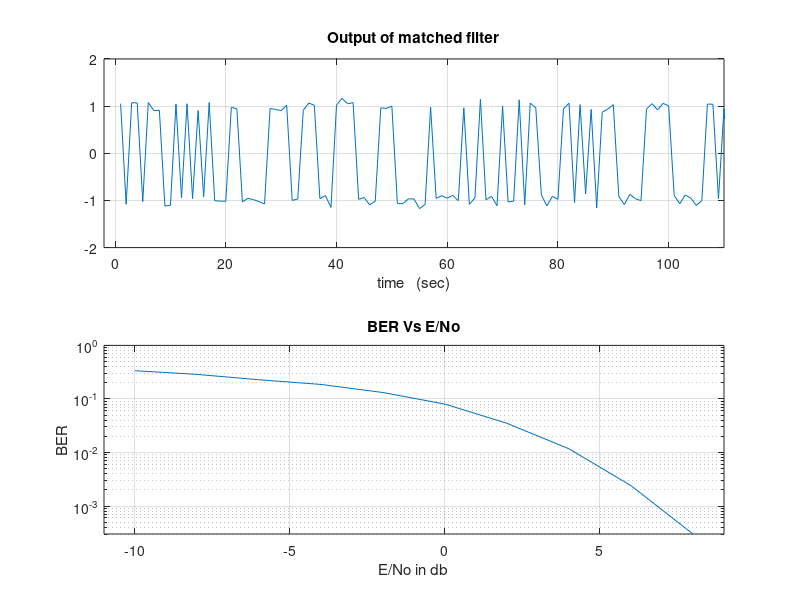

MATLAB code for this plot:
N=10000; % Number of input bits
sent_bits=randi([0,1],1,N); %Input Bit Stream
A=1; %amplitude of S(t)
T=1; %duration of S(t)
S = ones(1,T)*A; %rectangular pulse
E = norm(S)^2; %S(t) Energy
h=fliplr(S); %matched filter
bits=(2*sent_bits-1); 
g=kron(bits,S);  %Signal that represents bit stream
 

snr_db= 20;
No=(E ./(10.^(snr_db/10)));
w=randn(1,length(g))*sqrt(No/2); %add noise 
r=g+w; %received signal
output_h=conv(r,h);   %matched filter for r by convolution 

%Plot output of the receive filter at snr_db = 20  for 5 bits
subplot(2,1,1); 
plot(output_h);
axis([-2 110 -2 2]);
grid on;
title('Output of matched filter');
xlabel('time   (sec)') 


z=sign(output_h(T:T:end)); %sampling at T & using thresholding operation
decodedBits=(z+1)/2; %Decoded Bits

%Calculate number of wrong bits
cnt=0;
  for i=1:N
       if (sent_bits(i)~=decodedBits(i))
           cnt=cnt+1;
       end
   end
   noOfWrongBits = cnt;
  
Probabilityoferror =  noOfWrongBits/N   %calculating the bit error rate

snr_db= -10:2:20;
No=(E ./(10.^(snr_db/10)));
for k=1:length(No)
   w=randn(1,length(g))*sqrt(No(k)/2); 
   r=g+w; 
   output_h=conv(r,h); 

   z=sign(output_h(T:T:end)); 
   decodedBits=(z+1)/2;
   cnt=0;
   for i=1:N
       if (sent_bits(i)~=decodedBits(i))
           cnt=cnt+1;
       end
   end
   noOfWrongBits = cnt;
   BER(k)= (noOfWrongBits/N);  %Bit error rate
end
 
%plotting BER Vs E/No
subplot(2,1,2)
semilogy(snr_db,BER)
axis([-11 9 -3 1]);

title ('BER Vs E/No');
xlabel ('E/No in db');
ylabel ('BER');
grid on;